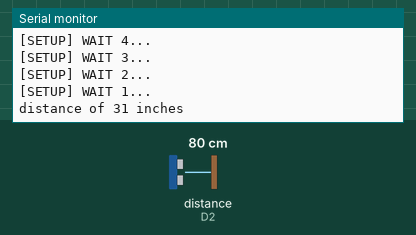
Simulated run of this sketch. Board: ESP8266 (NodeMCU). On the bench: the last lines printed to the serial monitor. Wiring (inferred from the names in the program): ultrasonic range finder: trigger D1; echo D2. The inputs (shaded band) are chosen by the test bench; at power-on: distance to the obstacle (sensor on D2) 80 cm. The echo pulse lasts 58.3 µs per cm; WiFi joins after 1.5 s; servers stay silent unless stated; uploads are accepted with an empty reply.

Above: at 5.2 s.
5.3 s: distance to the obstacle (sensor on D2) set to 2 cm
At 6.5 s:
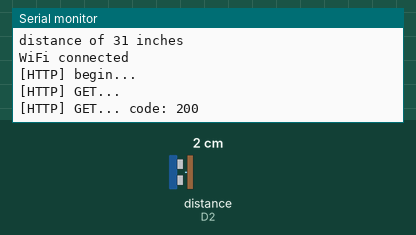
7.1 s: distance to the obstacle (sensor on D2) set to 4 cm
At 8.08 s:
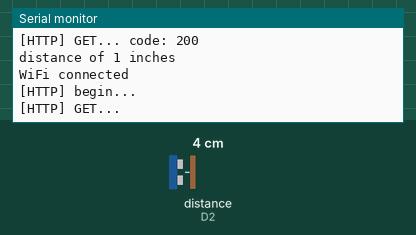
Timing chart, 0 to 10.1 s (numbered marks = the images above; inputs shaded):
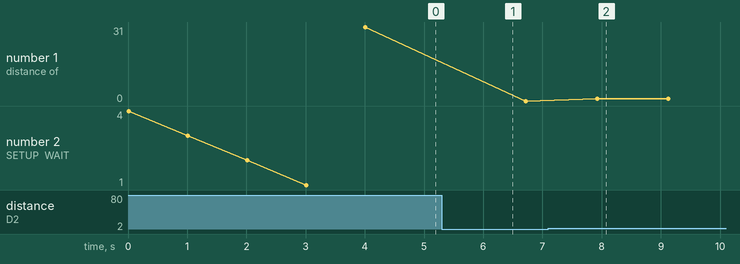

Measured:
- after the input at 7.1 s, the serial monitor: prints a new line after 0.82 s (image 2)
- plotted number 1: 31 → 0 after the input at 5.3 s, 0 → 1 after the input at 7.1 s

The sketch:

Smart_Parking.ino
```cpp
#include <Arduino.h>
#include <ESP8266WiFi.h>
#include <ESP8266WiFiMulti.h>
#include <ESP8266HTTPClient.h>
#include <WiFiClient.h>
ESP8266WiFiMulti WiFiMulti;
#define TRIGGER_PIN D1
#define ECHO_PIN   D2
const char* ssid     ="POCO F1";
const char* password ="*******";
const char* host = "http://smartparking.epizy.com/";
WiFiClient client;
String url;
long duration, inches;
unsigned long timeout;
void setup() {
  Serial.begin(9600);
  delay(10);
  pinMode(TRIGGER_PIN, OUTPUT);
  pinMode(ECHO_PIN, INPUT);
  // Serial.setDebugOutput(true);
  Serial.println();
  Serial.println();
  Serial.println();
  for (uint8_t t = 4; t > 0; t--) {
    Serial.printf("[SETUP] WAIT %d...\n", t);
    Serial.flush();
    delay(1000);
  }
  WiFi.mode(WIFI_STA);
  WiFiMulti.addAP("POCO F1", "viraj@123");
}
float ultrasonic () {
  digitalWrite(TRIGGER_PIN, LOW); // Added this line
  delayMicroseconds(2); // Added this line
  digitalWrite(TRIGGER_PIN, HIGH);
  delayMicroseconds(10); // Added this line
  digitalWrite(TRIGGER_PIN, LOW);
  duration = pulseIn(ECHO_PIN, HIGH);
  inches = microsecondsToInches(duration);
  Serial.print(inches);
  Serial.println(" inches");
  return inches;
}
void loop() {
  Serial.print("distance of ");
  float in=float(ultrasonic());
  // wait for WiFi connection
  if ((WiFiMulti.run() == WL_CONNECTED)) {
    WiFiClient client;
    Serial.println("WiFi connected");
    HTTPClient http;
    Serial.print("[HTTP] begin...\n");
    String buf;
  buf += F("http://smartparking.epizy.com/connect.php/?inches=");
  buf += String(in, 1);
    if (http.begin(client, buf)) {  // HTTP
      http.addHeader("Cookie", "__test=2f51372aa95e988aec42c6fc4eb7a8f1; expires=Thursday, September 14, 2023 at 1:26:44 PM; path=/");

      Serial.print("[HTTP] GET...\n");
      // start connection and send HTTP header
      int httpCode = http.GET();

      // httpCode will be negative on error
      if (httpCode > 0) {
        // HTTP header has been send and Server response header has been handled
        Serial.printf("[HTTP] GET... code: %d\n", httpCode);

        // file found at server
        if (httpCode == HTTP_CODE_OK || httpCode == HTTP_CODE_MOVED_PERMANENTLY) {
          String payload = http.getString();
          Serial.println(payload);
        }
      } else {
        Serial.printf("[HTTP] GET... failed, error: %s\n", http.errorToString(httpCode).c_str());
      }

      http.end();
    } else {
      Serial.printf("[HTTP} Unable to connect\n");
      Serial.println("WiFi Not connected");
    }
  }
  delay(1000);
}
long microsecondsToInches(long microseconds)
{
  return microseconds /74 /2;
}
```

Node_MCU_With_mySql.ino
```cpp

```
